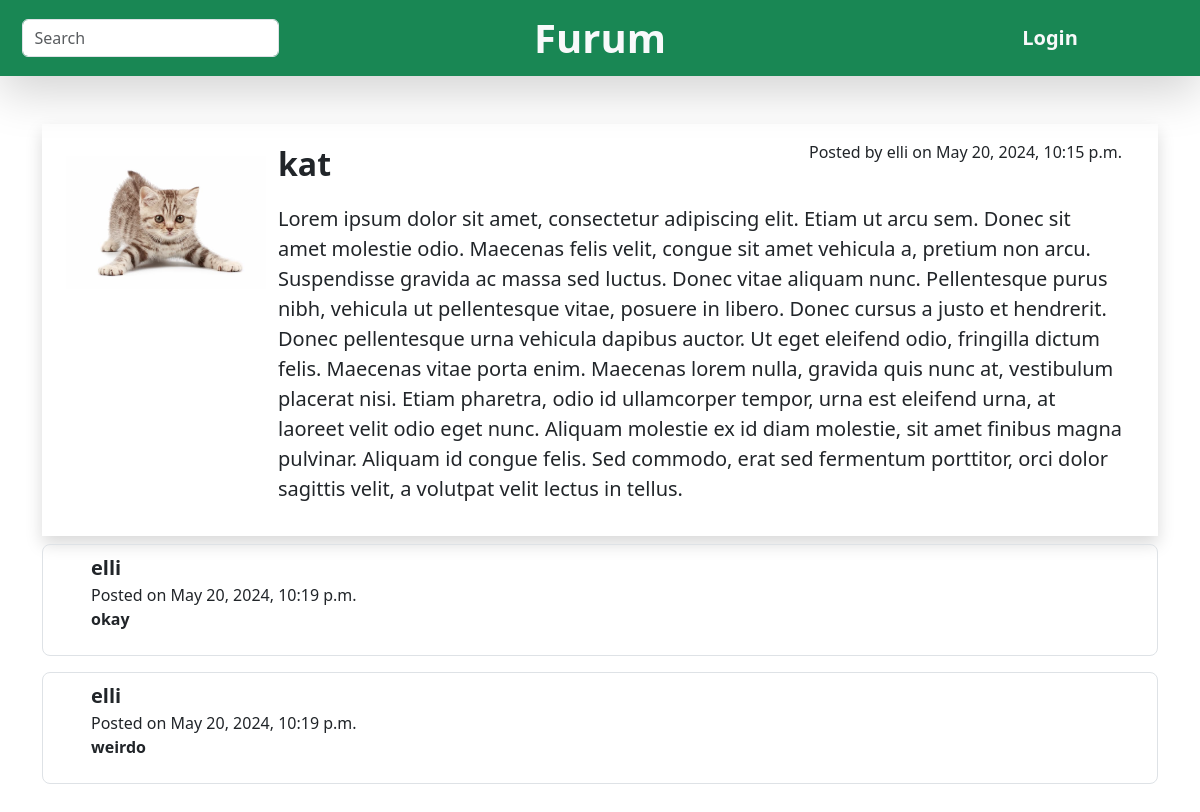
Page /furum/post/39/ on the committed database.
### furumapp/models.py (models this page shows, shortened)
class Post(models.Model):
    title = models.CharField(max_length=200)
    text = models.CharField(max_length=5000)
    timestamp = models.DateTimeField(default=datetime.datetime.now())
    user = models.ForeignKey(User, on_delete=models.CASCADE)
    comment_count = models.IntegerField()
    topic = models.CharField(max_length=100)
    image = models.ImageField(upload_to='images', blank=True)

class Comment(models.Model):
    text = models.CharField(max_length=500)
    timestamp = models.DateTimeField()
    user = models.ForeignKey(User, on_delete=models.CASCADE)
    post = models.ForeignKey(Post, on_delete=models.CASCADE)

### furumapp/views.py (the view, shortened to what this page needs)
# urls.py: path('post/<str:post_id>/', views.Post_Details, name='postdetails'),
def Post_Details(request, post_id):
    if request.method == 'GET':
        post = get_object_or_404(Post, id=post_id)
        comments = Comment.objects.filter(post=post)
        context = {"post": post, "comments": comments}
        return render(request, "furumapp/postdetails.html", context)

### furumapp/templates/furumapp/postdetails.html (shortened to what this page needs)
{% extends "furumapp/base.html" %}
{% load static %}
{% block content %}
    <div class="container mt-5 d-flex flex-column justify-content-center">
        <div class="container px-4 py-3 d-flex shadow">
            {%if post.image %}
            <div class="my-3">
                <img src="{{post.image.url}}" width="200">
            </div>
            {%endif%}
            <div class="d-flex flex-column container">
                <div class="d-flex justify-content-between">
                    <p class="fs-2 fw-bold">{{ post.title }}</p>
                    <p class="">Posted by {{ post.user }} on {{ post.timestamp }}</p>
                </div>
                <div class="d-flex">
                    <p class="fs-5">{{ post.text }}</p>
                </div>
            </div>
        </div>
        {% if comments %}
                {% for comment in comments %}
                <div class="d-flex justify-content-between my-2 py-2 px-5 border rounded-3">
                    <div class="d-flex flex-column">
                            <p class="fs-5 fw-bold my-0">{{ comment.user.username }}</p>
                            <p class="my-0">Posted on {{ comment.timestamp }}</p>
                            <p class="fw-bold">{{ comment.text }}</p>
                    </div>
                </div>
                {% endfor %}
        {% endif %}
    </div>
{% endblock %}

### rows in the picture
Post: image (picture), title "kat", user "elli", timestamp "May 20, 2024, 10:15 p.m.", text "Lorem ipsum dolor sit amet, consectetur adipiscing elit. Etiam ut arcu sem. Donec sit amet molestie odio. Maecenas felis velit, congue sit amet vehicula a, pretium non arcu. Suspendisse gravida ac massa sed luctus. Donec vitae aliquam nunc. Pellentesque purus nibh, vehicula ut pellentesque vitae, posuere in libero. Donec cursus a justo et hendrerit. Donec pellentesque urna vehicula dapibus auctor. Ut eget eleifend odio, fringilla dictum felis. Maecenas vitae porta enim. Maecenas lorem nulla, gravida quis nunc at, vestibulum placerat nisi. Etiam pharetra, odio id ullamcorper tempor, urna est eleifend urna, at laoreet velit odio eget nunc. Aliquam molestie ex id diam molestie, sit amet…"
Comment: user.username "elli", timestamp "May 20, 2024, 10:19 p.m.", text "okay"
Comment: user.username "elli", timestamp "May 20, 2024, 10:19 p.m.", text "weirdo"
